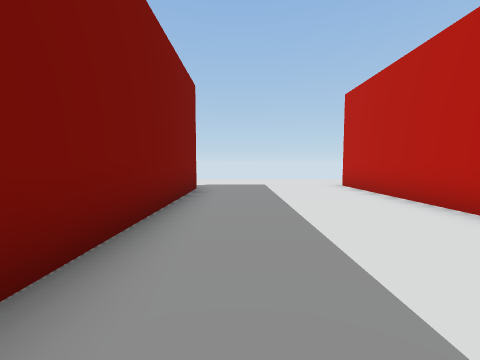
View 1 (above)

23 first-person views from a walk through a scene from a Unity 3-D project. The camera is 1.5 m above the floor, tilts 4° down and sees 90° across. The floor is counted in squares, 2 m on a side. Each view is taken from the middle of a square. On the plan, view 1 faces up. The plan holds only what a view shows up to about 9 squares ahead; the rest is blank. The place goes on beyond the plan. The player is left out.

View 2
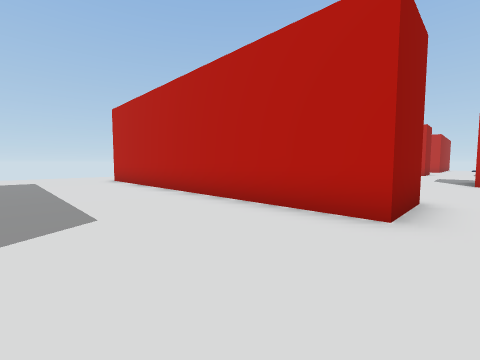

View 3
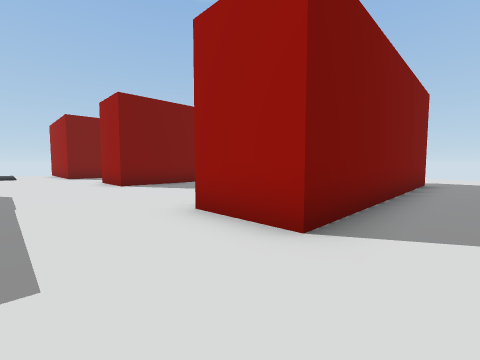

View 4
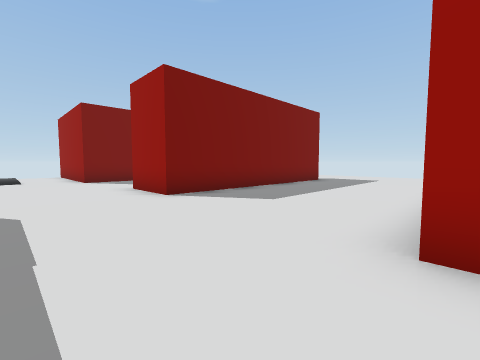

View 5
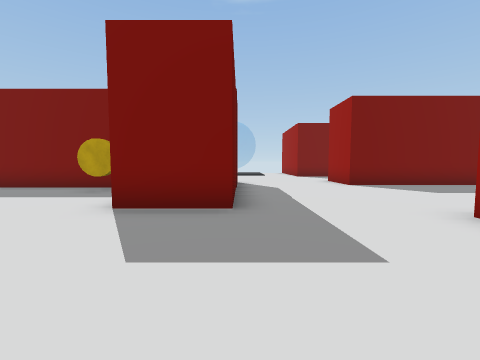

View 6
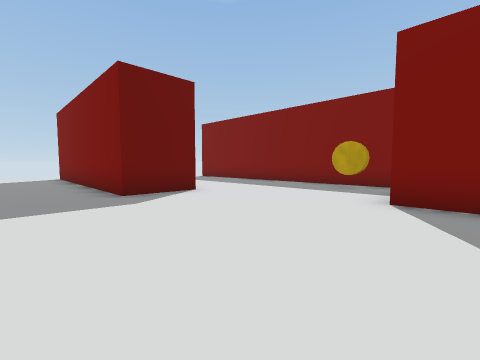

View 7
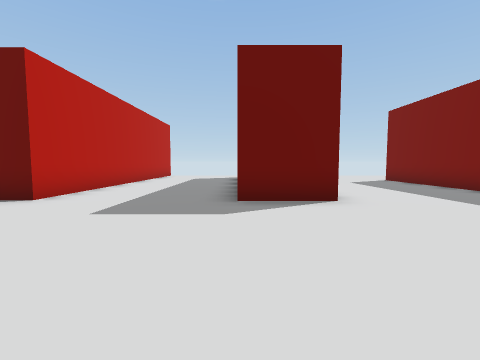

View 8
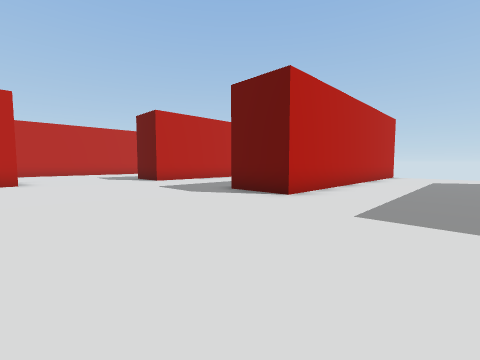

View 9
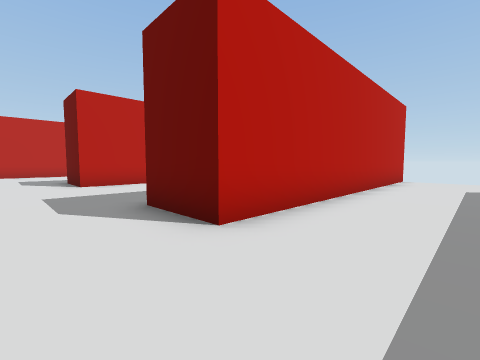

View 10
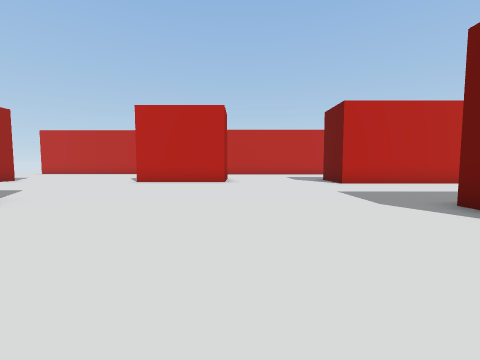

View 11
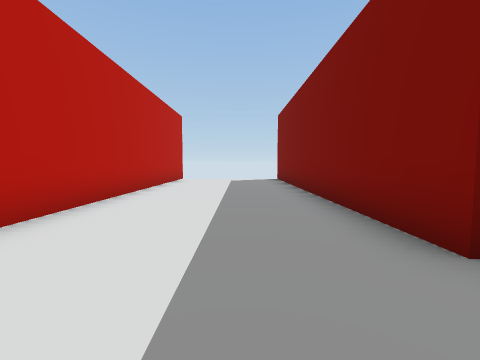

View 12
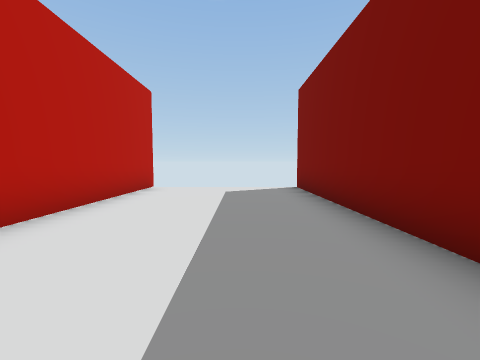

View 13
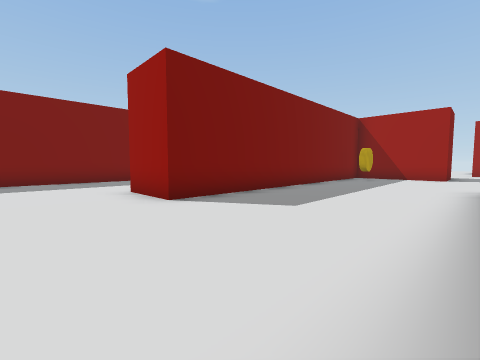

View 14
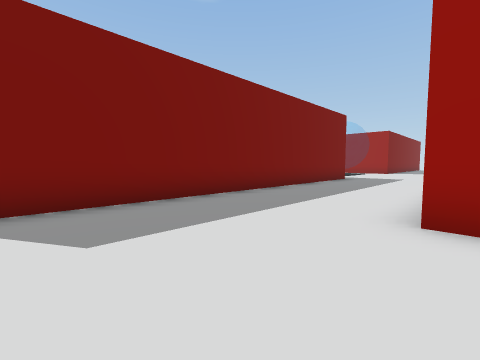

View 15
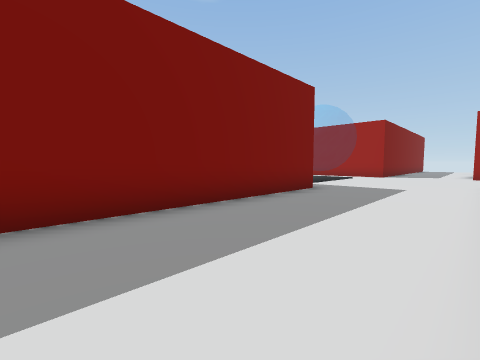

View 16
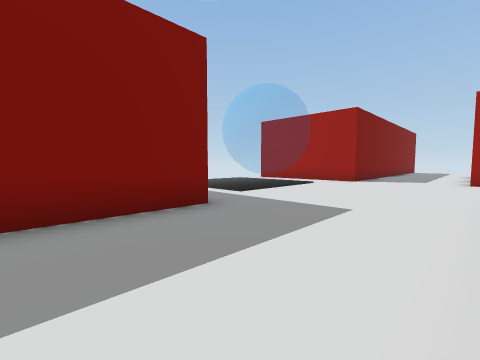

View 17
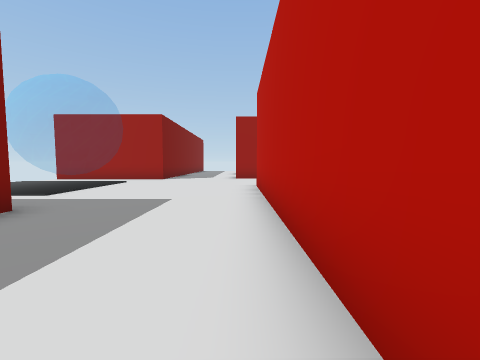

View 18
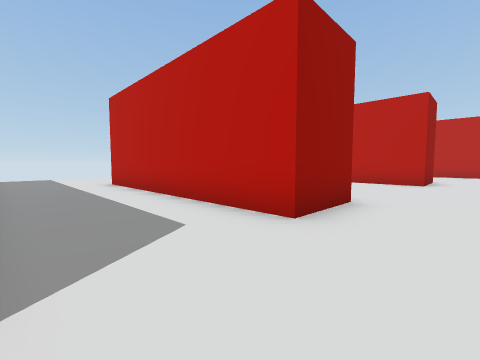

View 19
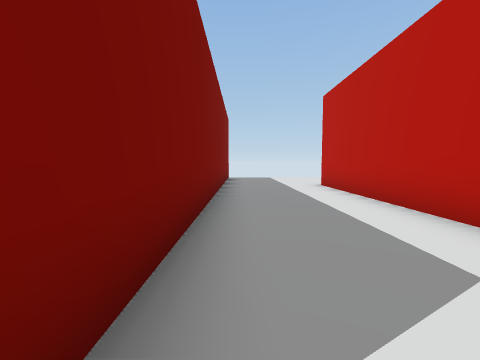

View 20
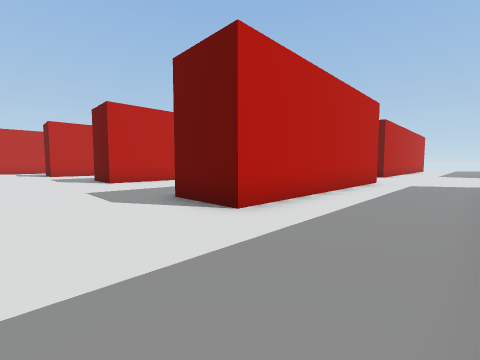

View 21
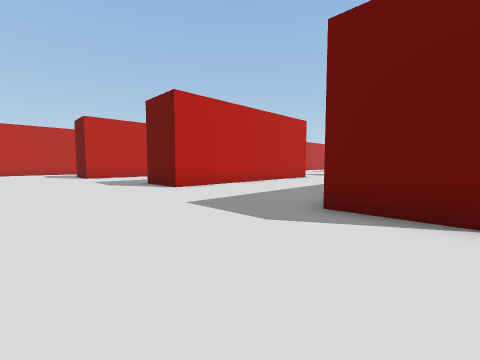

View 22
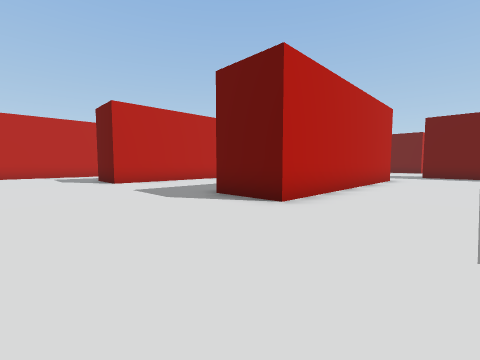

View 23
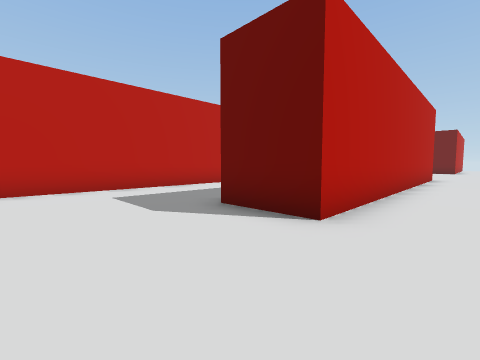

### Floor plan
Points are (right, up) in squares from view 1. A wall is a line through its corners. A room is listed if a view was taken in it or the views show most of it. See-through windows are left out.
Room 1 (views 1, 2, 3, 4, 5, 6, 7, 8, 9, 10, 11, 12, 13, 14, 15, 16, 17, 18, 19, 20, 21, 22, 23)
walls: (-4, -4) (-4, -6.1); (-1.3, -0.7) (-3.3, -0.7) (-3.3, 7.2) (-1.3, 7.2) (-1.3, -0.7); (-6.2, -4.1) (-4.2, -4.1); (-7.4, -6.9) (-7.4, -16.6) (-9.5, -16.6); (-3, -10.8) (-1, -10.8) (-1, -15.9); (5.5, -2.2) (3.5, -2.2) (3.5, 8.1) (5.5, 8.1); (-9.4, -11.5) (-9.4, -4.2); (-8.2, 4.6) (-8.2, -0.2) (-10.2, -0.2) (-10.2, 7.2) (-8.1, 7.2); (-13.6, -8.1) (-13.6, -20.1); (9.3, 5.5) (9.3, 11.1); (-13.6, 7.6) (-13.6, -0.5); (3.2, -19.6) (3.2, -10.8) (5.2, -10.8) (5.2, -20.6); (9.8, -20.8) (9.8, -10.8) (10.5, -10.8)
objects: coin (-7, -8) to (-6, -8)

Positions as (right, up) in squares from view 1, and headings:
1: (0, 0), facing up
2: (0, -3), facing up-right
3: (0, -3), facing up-left
4: (-3, -3), facing up-left
5: (0, -4), facing left
6: (1, -5), facing down-left
7: (-1, -6), facing down
8: (0, -6), facing down-right
9: (1, -9), facing down-right
10: (1, -7), facing right
11: (7, -9), facing down
12: (7, -13), facing down
13: (-3, -19), facing up-left
14: (-9, -20), facing up-left
15: (-10, -15), facing up-left
16: (-10, -11), facing up-left
17: (-10, -12), facing up
18: (-13, -2), facing up-right
19: (-13, -1), facing up
20: (-13, 10), facing down-right
21: (-10, 11), facing down-right
22: (-6, 11), facing down-right
23: (2, 11), facing down-right
